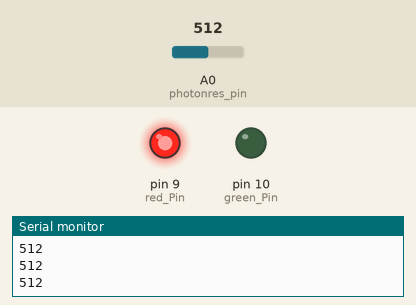
A sketch run on a simulated Arduino Uno, built with avr-gcc and run on an emulated ATmega328P. Parts: output pins drawn as LEDs (lit = HIGH), the last lines printed to the serial monitor. The inputs (shaded band) are chosen by the test bench; at power-on: A0 (photonres_pin) = 512.

Above: at 1.2 s.
1.3 s: A0 (photonres_pin) set to 160
2.8 s: A0 (photonres_pin) set to 139
At 3.6 s:
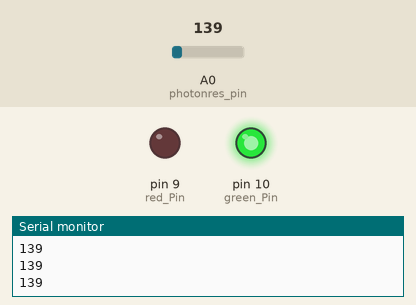
4.3 s: A0 (photonres_pin) set to 306
At 4.7 s:
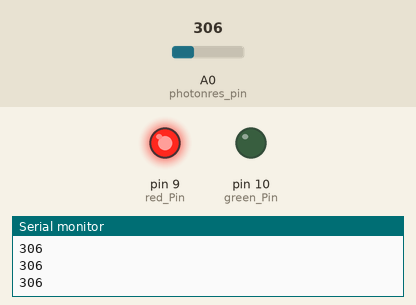
5.8 s: A0 (photonres_pin) set to 140
At 7.1 s:
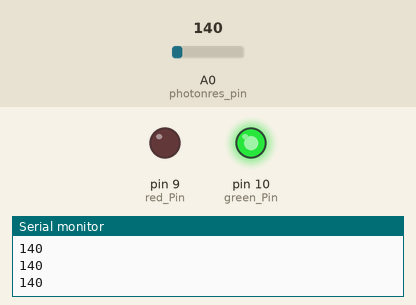
Timing chart, 0 to 8.3 s (numbered marks = the images above; inputs shaded):
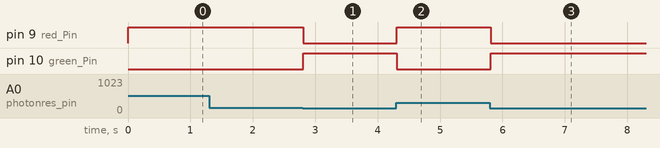

Measured:
- the behaviour switches between 151 and 150 on A0 (photonres_pin) (found by bisection; images 0 and 1)
- after the input at 2.8 s, pin 9 (red_Pin): HIGH → LOW at once; pin 10 (green_Pin): LOW → HIGH at once
- after the input at 4.3 s, pin 9 (red_Pin): LOW → HIGH at once; pin 10 (green_Pin): HIGH → LOW at once
- after the input at 5.8 s, pin 9 (red_Pin): HIGH → LOW at once; pin 10 (green_Pin): LOW → HIGH at once

The sketch:

photonresistor.ino
```cpp
// photonresitor
int photonres_pin = A0;
int photonres_val;

// LED
int red_Pin = 9;
int green_Pin = 10;


void setup() {
  // put your setup code here, to run once:
  pinMode(photonres_pin,INPUT);
  pinMode(red_Pin,OUTPUT);
  pinMode(green_Pin,OUTPUT);
  Serial.begin(9600);

}

void loop() {
  // put your main code here, to run repeatedly:
  photonres_val = analogRead(photonres_pin);
  Serial.println(photonres_val);
  if(photonres_val > 150){
      digitalWrite(red_Pin,HIGH);
      digitalWrite(green_Pin,LOW);
  }else{
    digitalWrite(red_Pin, LOW);
    digitalWrite(green_Pin,HIGH);
  }
}
```
